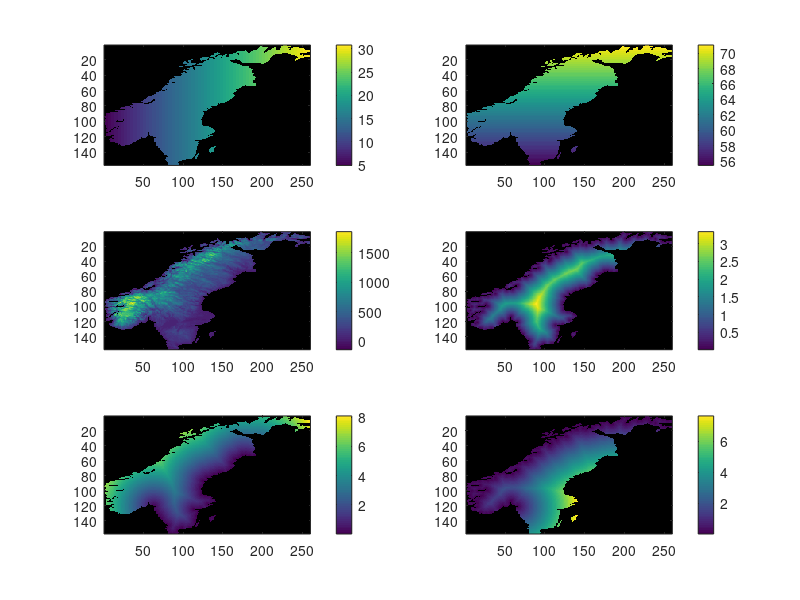
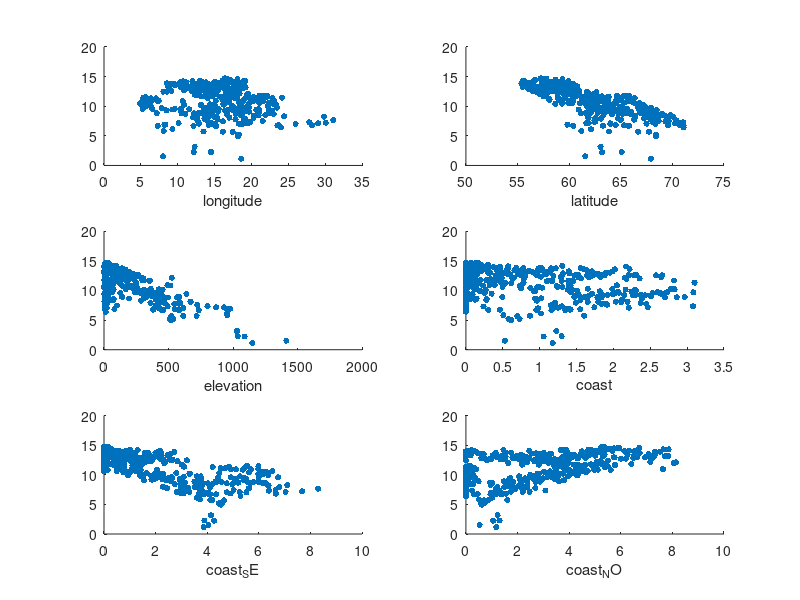

These figures' MATLAB source, in order: (Note: this script raises an error after producing the figures.)
%% load data
load HA1_temp_2015_06
%points inside of Sweden (i.e. not nan)
I_land = ~any(isnan(X_grid),2);
%reshape grid to images
X_img = reshape(X_grid, sz(1), sz(2), []);
I_img = reshape(I_land, sz);

%% Data Visualization

longitude = reshape(X_grid(:,1),sz);
latitude = reshape(X_grid(:,2),sz);
elevation = reshape(X_grid(:,3),sz);
coast = reshape(X_grid(:,4),sz);
coast_SE = reshape(X_grid(:,5),sz);
coast_NO = reshape(X_grid(:,6),sz);
% Test comment
figure(1);
title('Data');
subplot(3,2,1);
imagesc(longitude);
colorbar;
subplot(3,2,2);
imagesc(latitude);
colorbar;
subplot(3,2,3);
imagesc(elevation);
colorbar;
subplot(3,2,4);
imagesc(coast);
colorbar;
subplot(3,2,5);
imagesc(coast_SE);
colorbar;
subplot(3,2,6);
imagesc(coast_NO);
colorbar;


%plotting diffrent correlations
figure(2), subplot(3,2,1);
title('Kovarians');
scatter(X(:,1),Y,20,'filled');
xlabel('longitude');
subplot(3,2,2);
scatter(X(:,2),Y,20,'filled');
xlabel('latitude');
subplot(3,2,3);
scatter(X(:,3),Y,20,'filled');
xlabel('elevation');
subplot(3,2,4);
scatter(X(:,4),Y,20,'filled');
xlabel('coast');
subplot(3,2,5);
scatter(X(:,5),Y,20,'filled');
xlabel('coast_SE');
subplot(3,2,6);
scatter(X(:,6),Y,20,'filled');
xlabel('coast_NO');

%% OLS 
OLS_Models;
